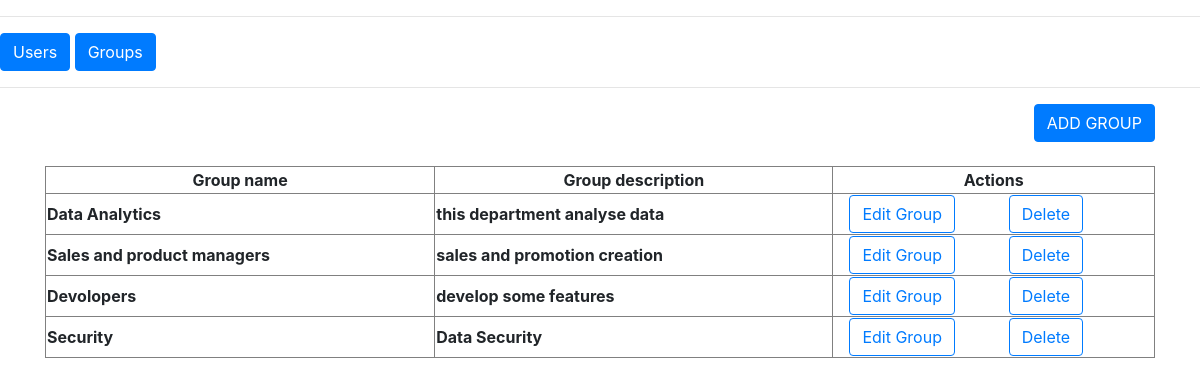
Page /all_groups on the committed database.
### users_roles/models.py (models this page shows, shortened)
class Groups(models.Model):
    group_name = models.CharField(max_length=100)
    group_description = models.CharField(max_length=100)

### users_roles/views.py (the view)
# urls.py: path('all_groups', views.all_groups, name='all_groups'),
def all_groups(request):
    groups = Groups.objects.all()
    return render(request, 'users_roles/all_groups.html', {'groups': groups})

### users_roles/templates/users_roles/all_groups.html (shortened to what this page needs)
{% extends "users_roles/base.html" %}
{% block content %}
<div class="text-right">
    <a role="button" class="btn btn-primary" href="{% url 'create_group' %}">ADD GROUP</a>
    <br>
    <br>
</div>
<table style="width:100%" border="1px solid black">
    <tr>
        <th class="text-center">Group name</th>
        <th class="text-center">Group description</th>
        <th class="text-center">Actions</th>
    </tr>
{% for group in groups %}
    <tr>
        <th>{{ group.group_name }}</th>
        <th>{{ group.group_description }}</th>
        <th width="29%">
            <div class="container">
                <div class="row">
                <div class="col-sm">
                    <a class="btn btn-outline-primary" role="button" href="{% url 'edit_group' group.id %}">Edit Group</a>
                </div>
                <div class="col-sm">
                    <form method="POST" action="{% url 'delete_group' group.id %}">
                <button id="delete" type="submit" class="btn btn-outline-primary">Delete</button>
            </form>
                </div>
            </div>
                </div>
        </th>
    </tr>
{% endfor %}
</table>
{% endblock %}

### rows in the picture
Groups: group_name "Data Analytics", group_description "this department analyse data"
Groups: group_name "Sales and product managers", group_description "sales and promotion creation"
Groups: group_name "Devolopers", group_description "develop some features"
Groups: group_name "Security", group_description "Data Security"
